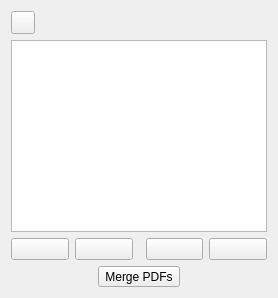
<?xml version="1.0" encoding="UTF-8"?>
<ui version="4.0">
 <class>MergePage</class>
 <widget class="QWidget" name="MergePage">
  <layout class="QVBoxLayout" name="verticalLayout">
   <item>
    <widget class="QToolButton" name="tbtn_return">
     <property name="toolTip">
      <string>Return</string>
     </property>
     <property name="icon">
      <iconset theme="go-previous"/>
     </property>
     <property name="shortcut">
      <string notr="true">Esc</string>
     </property>
    </widget>
   </item>
   <item>
    <widget class="QListWidget" name="list_toMerge"/>
   </item>
   <item>
    <layout class="QHBoxLayout" name="horizontalLayout_1">
     <item>
      <widget class="QPushButton" name="btn_Madd">
       <property name="toolTip">
        <string>Add a PDF file</string>
       </property>
       <property name="icon">
        <iconset theme="list-add"/>
       </property>
       <property name="class" stdset="0">
        <string>icon24</string>
       </property>
      </widget>
     </item>
     <item>
      <widget class="QPushButton" name="btn_Mrm">
       <property name="toolTip">
        <string>Remove a PDF file</string>
       </property>
       <property name="icon">
        <iconset theme="list-remove"/>
       </property>
       <property name="class" stdset="0">
        <string>icon24</string>
       </property>
      </widget>
     </item>
     <item>
      <spacer name="horizontalSpacer">
       <property name="orientation">
        <enum>Qt::Horizontal</enum>
       </property>
      </spacer>
     </item>
     <item>
      <widget class="QPushButton" name="btn_Mup">
       <property name="toolTip">
        <string>Change merge order (move selected item up)</string>
       </property>
       <property name="icon">
        <iconset theme="go-up"/>
       </property>
       <property name="class" stdset="0">
        <string>icon24</string>
       </property>
      </widget>
     </item>
     <item>
      <widget class="QPushButton" name="btn_Mdown">
       <property name="toolTip">
        <string>Change merge order (move selected item down)</string>
       </property>
       <property name="icon">
        <iconset theme="go-down"/>
       </property>
       <property name="class" stdset="0">
        <string>icon24</string>
       </property>
      </widget>
     </item>
    </layout>
   </item>
   <item alignment="Qt::AlignHCenter">
    <widget class="QToolButton" name="tbtn_pdfMerge">
     <property name="text">
      <string>Merge PDFs</string>
     </property>
     <property name="class" stdset="0">
      <string>icon32</string>
     </property>
     <property name="toolButtonStyle">
      <enum>Qt::ToolButtonTextUnderIcon</enum>
     </property>
     <property name="icon">
      <iconset theme="edit-group"/>
     </property>
    </widget>
   </item>
  </layout>
 </widget>
 <resources/>
 <connections/>
</ui>
